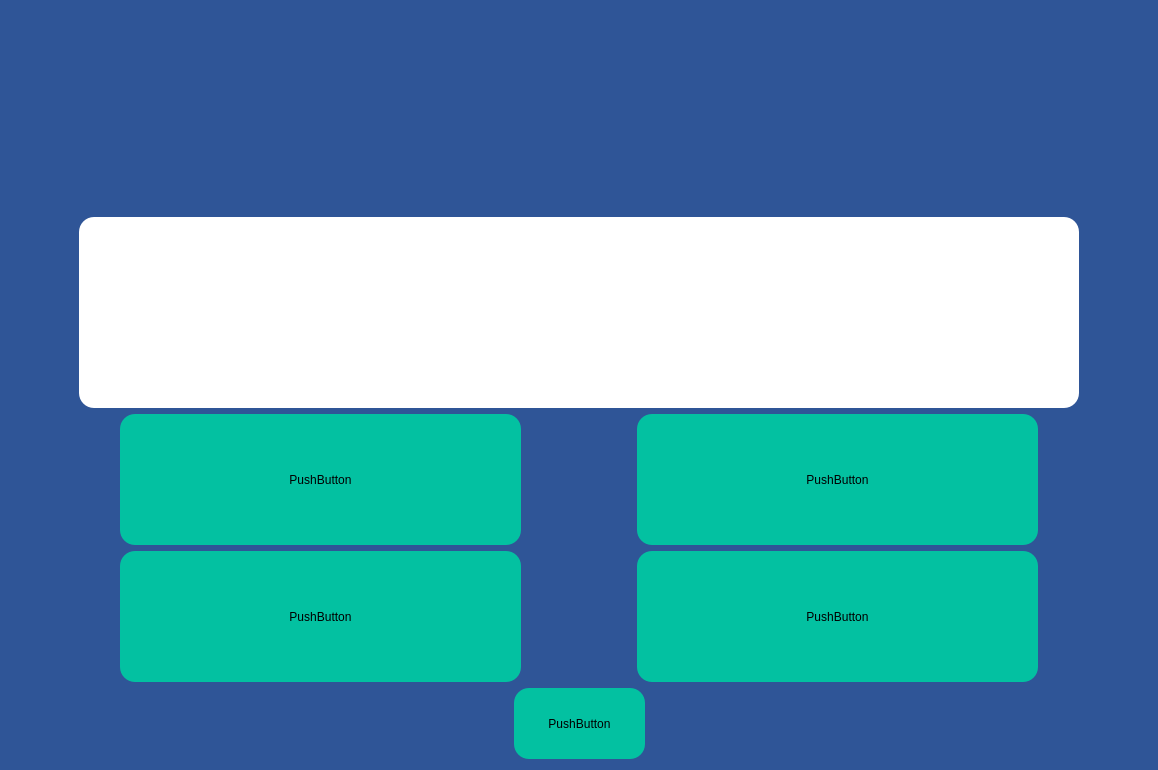
<?xml version="1.0" encoding="UTF-8"?>
<ui version="4.0">
 <class>self</class>
 <widget class="QWidget" name="self">
  <property name="geometry">
   <rect>
    <x>0</x>
    <y>0</y>
    <width>1158</width>
    <height>770</height>
   </rect>
  </property>
  <property name="minimumSize">
   <size>
    <width>1158</width>
    <height>770</height>
   </size>
  </property>
  <property name="windowTitle">
   <string>Form</string>
  </property>
  <property name="styleSheet">
   <string notr="true">background-color: rgb(47, 85, 151);</string>
  </property>
  <layout class="QVBoxLayout" name="verticalLayout_2">
   <item>
    <layout class="QVBoxLayout" name="verticalLayout">
     <item>
      <layout class="QHBoxLayout" name="horizontalLayout">
       <item>
        <spacer name="horizontalSpacer">
         <property name="orientation">
          <enum>Qt::Horizontal</enum>
         </property>
         <property name="sizeHint" stdset="0">
          <size>
           <width>40</width>
           <height>20</height>
          </size>
         </property>
        </spacer>
       </item>
       <item>
        <widget class="QLabel" name="label">
         <property name="minimumSize">
          <size>
           <width>631</width>
           <height>200</height>
          </size>
         </property>
         <property name="maximumSize">
          <size>
           <width>631</width>
           <height>231</height>
          </size>
         </property>
         <property name="text">
          <string/>
         </property>
        </widget>
       </item>
       <item>
        <spacer name="horizontalSpacer_2">
         <property name="orientation">
          <enum>Qt::Horizontal</enum>
         </property>
         <property name="sizeHint" stdset="0">
          <size>
           <width>40</width>
           <height>20</height>
          </size>
         </property>
        </spacer>
       </item>
       <item>
        <layout class="QHBoxLayout" name="horizontalLayout_3"/>
       </item>
      </layout>
     </item>
     <item>
      <layout class="QHBoxLayout" name="horizontalLayout_2">
       <item>
        <spacer name="horizontalSpacer_3">
         <property name="orientation">
          <enum>Qt::Horizontal</enum>
         </property>
         <property name="sizeHint" stdset="0">
          <size>
           <width>40</width>
           <height>20</height>
          </size>
         </property>
        </spacer>
       </item>
       <item>
        <widget class="QLabel" name="questionLabel">
         <property name="minimumSize">
          <size>
           <width>1000</width>
           <height>150</height>
          </size>
         </property>
         <property name="styleSheet">
          <string notr="true">background-color: white;
border-radius:15px;</string>
         </property>
         <property name="text">
          <string/>
         </property>
         <property name="alignment">
          <set>Qt::AlignCenter</set>
         </property>
        </widget>
       </item>
       <item>
        <spacer name="horizontalSpacer_4">
         <property name="orientation">
          <enum>Qt::Horizontal</enum>
         </property>
         <property name="sizeHint" stdset="0">
          <size>
           <width>40</width>
           <height>20</height>
          </size>
         </property>
        </spacer>
       </item>
      </layout>
     </item>
    </layout>
   </item>
   <item>
    <layout class="QHBoxLayout" name="horizontalLayout_4">
     <item>
      <spacer name="horizontalSpacer_5">
       <property name="orientation">
        <enum>Qt::Horizontal</enum>
       </property>
       <property name="sizeHint" stdset="0">
        <size>
         <width>40</width>
         <height>20</height>
        </size>
       </property>
      </spacer>
     </item>
     <item>
      <widget class="QPushButton" name="option1Button">
       <property name="minimumSize">
        <size>
         <width>401</width>
         <height>131</height>
        </size>
       </property>
       <property name="styleSheet">
        <string notr="true">background-color: rgb(3, 193, 161);
 border-radius: 15px;</string>
       </property>
       <property name="text">
        <string>PushButton</string>
       </property>
      </widget>
     </item>
     <item>
      <spacer name="horizontalSpacer_7">
       <property name="orientation">
        <enum>Qt::Horizontal</enum>
       </property>
       <property name="sizeHint" stdset="0">
        <size>
         <width>40</width>
         <height>20</height>
        </size>
       </property>
      </spacer>
     </item>
     <item>
      <widget class="QPushButton" name="option2Button">
       <property name="minimumSize">
        <size>
         <width>401</width>
         <height>131</height>
        </size>
       </property>
       <property name="styleSheet">
        <string notr="true">background-color: rgb(3, 193, 161);
 border-radius: 15px;</string>
       </property>
       <property name="text">
        <string>PushButton</string>
       </property>
      </widget>
     </item>
     <item>
      <spacer name="horizontalSpacer_6">
       <property name="orientation">
        <enum>Qt::Horizontal</enum>
       </property>
       <property name="sizeHint" stdset="0">
        <size>
         <width>40</width>
         <height>20</height>
        </size>
       </property>
      </spacer>
     </item>
    </layout>
   </item>
   <item>
    <layout class="QHBoxLayout" name="horizontalLayout_5">
     <item>
      <spacer name="horizontalSpacer_8">
       <property name="orientation">
        <enum>Qt::Horizontal</enum>
       </property>
       <property name="sizeHint" stdset="0">
        <size>
         <width>40</width>
         <height>20</height>
        </size>
       </property>
      </spacer>
     </item>
     <item>
      <widget class="QPushButton" name="option3Button">
       <property name="minimumSize">
        <size>
         <width>401</width>
         <height>131</height>
        </size>
       </property>
       <property name="styleSheet">
        <string notr="true">background-color: rgb(3, 193, 161);
 border-radius: 15px;</string>
       </property>
       <property name="text">
        <string>PushButton</string>
       </property>
      </widget>
     </item>
     <item>
      <spacer name="horizontalSpacer_9">
       <property name="orientation">
        <enum>Qt::Horizontal</enum>
       </property>
       <property name="sizeHint" stdset="0">
        <size>
         <width>40</width>
         <height>20</height>
        </size>
       </property>
      </spacer>
     </item>
     <item>
      <widget class="QPushButton" name="option4Button">
       <property name="minimumSize">
        <size>
         <width>401</width>
         <height>131</height>
        </size>
       </property>
       <property name="styleSheet">
        <string notr="true">background-color: rgb(3, 193, 161);
 border-radius: 15px;</string>
       </property>
       <property name="text">
        <string>PushButton</string>
       </property>
      </widget>
     </item>
     <item>
      <spacer name="horizontalSpacer_10">
       <property name="orientation">
        <enum>Qt::Horizontal</enum>
       </property>
       <property name="sizeHint" stdset="0">
        <size>
         <width>40</width>
         <height>20</height>
        </size>
       </property>
      </spacer>
     </item>
    </layout>
   </item>
   <item>
    <layout class="QHBoxLayout" name="horizontalLayout_6">
     <item>
      <spacer name="horizontalSpacer_11">
       <property name="orientation">
        <enum>Qt::Horizontal</enum>
       </property>
       <property name="sizeHint" stdset="0">
        <size>
         <width>40</width>
         <height>20</height>
        </size>
       </property>
      </spacer>
     </item>
     <item>
      <widget class="QPushButton" name="homeButton">
       <property name="minimumSize">
        <size>
         <width>131</width>
         <height>71</height>
        </size>
       </property>
       <property name="styleSheet">
        <string notr="true">background-color: rgb(3, 193, 161);
 border-radius: 15px;</string>
       </property>
       <property name="text">
        <string>PushButton</string>
       </property>
      </widget>
     </item>
     <item>
      <spacer name="horizontalSpacer_12">
       <property name="orientation">
        <enum>Qt::Horizontal</enum>
       </property>
       <property name="sizeHint" stdset="0">
        <size>
         <width>40</width>
         <height>20</height>
        </size>
       </property>
      </spacer>
     </item>
    </layout>
   </item>
  </layout>
 </widget>
 <resources/>
 <connections/>
</ui>
